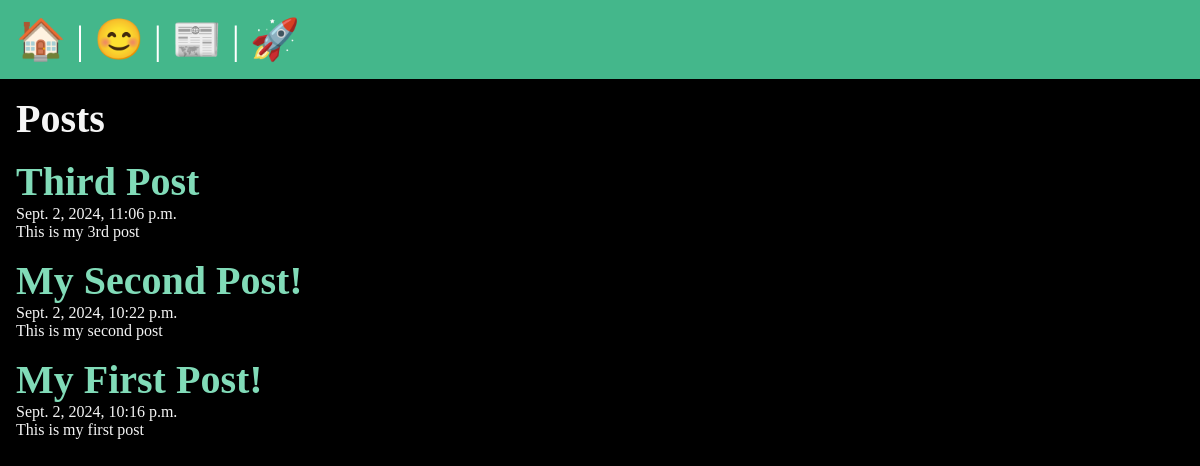
/posts/, run on an earlier commit of the app's database.
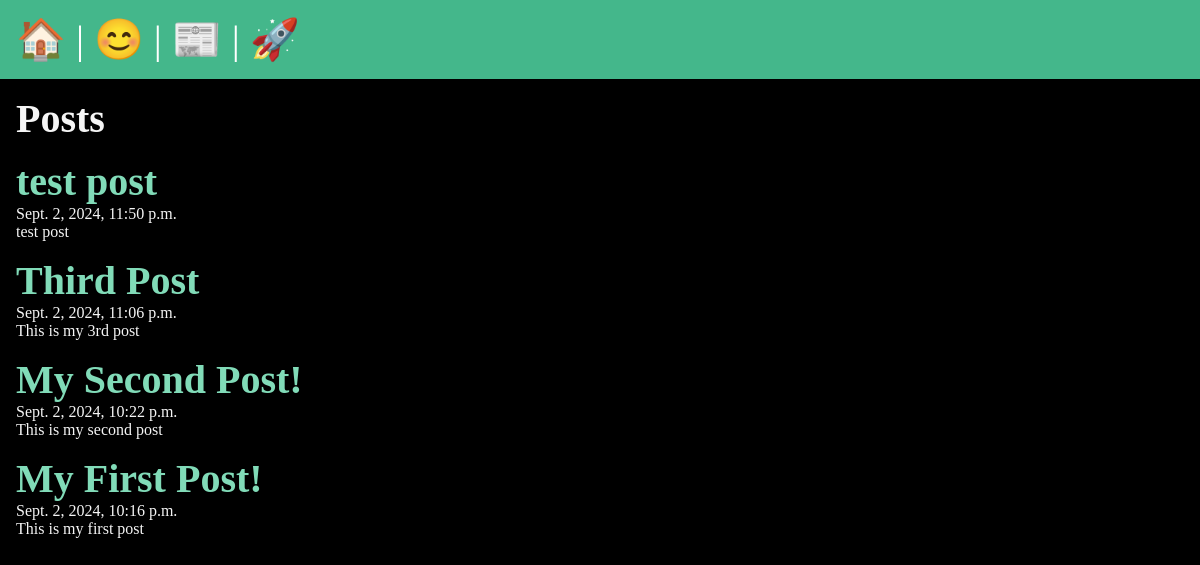
And on a later commit of the database.
### posts/models.py (models this page shows, shortened)
class Post(models.Model):
    title = models.CharField(max_length=100)
    body = models.TextField()
    slug = models.SlugField(max_length=100)
    date = models.DateTimeField(auto_now_add=True)
    banner = models.ImageField(default='fallback.png', blank=True)

### posts/views.py (the view)
# urls.py: path('', views.posts_list, name='list'),
def posts_list(request):
    posts = Post.objects.all().order_by('-date')
    return render(request, 'posts/posts_list.html', {'posts': posts})

### posts/templates/posts/posts_list.html (shortened to what this page needs)
{% extends 'layout.html' %}
{% block content %}
  <section>
    <h1>Posts</h1>
    {% for post in posts %}
      <article class="post">
        <h2>
          <a href="{% url 'posts:page' slug=post.slug %}">
            {{ post.title }}
          </a>
        </h2>
        <p>{{ post.date }}</p>
        <p>{{ post.body }}</p>
      </article>
    {% endfor %}
  </section>
{% endblock %}

What changed in the data, as far as the page shows it:
added Post: title "test post", date "Sept. 2, 2024, 11:50 p.m.", body "test post"
